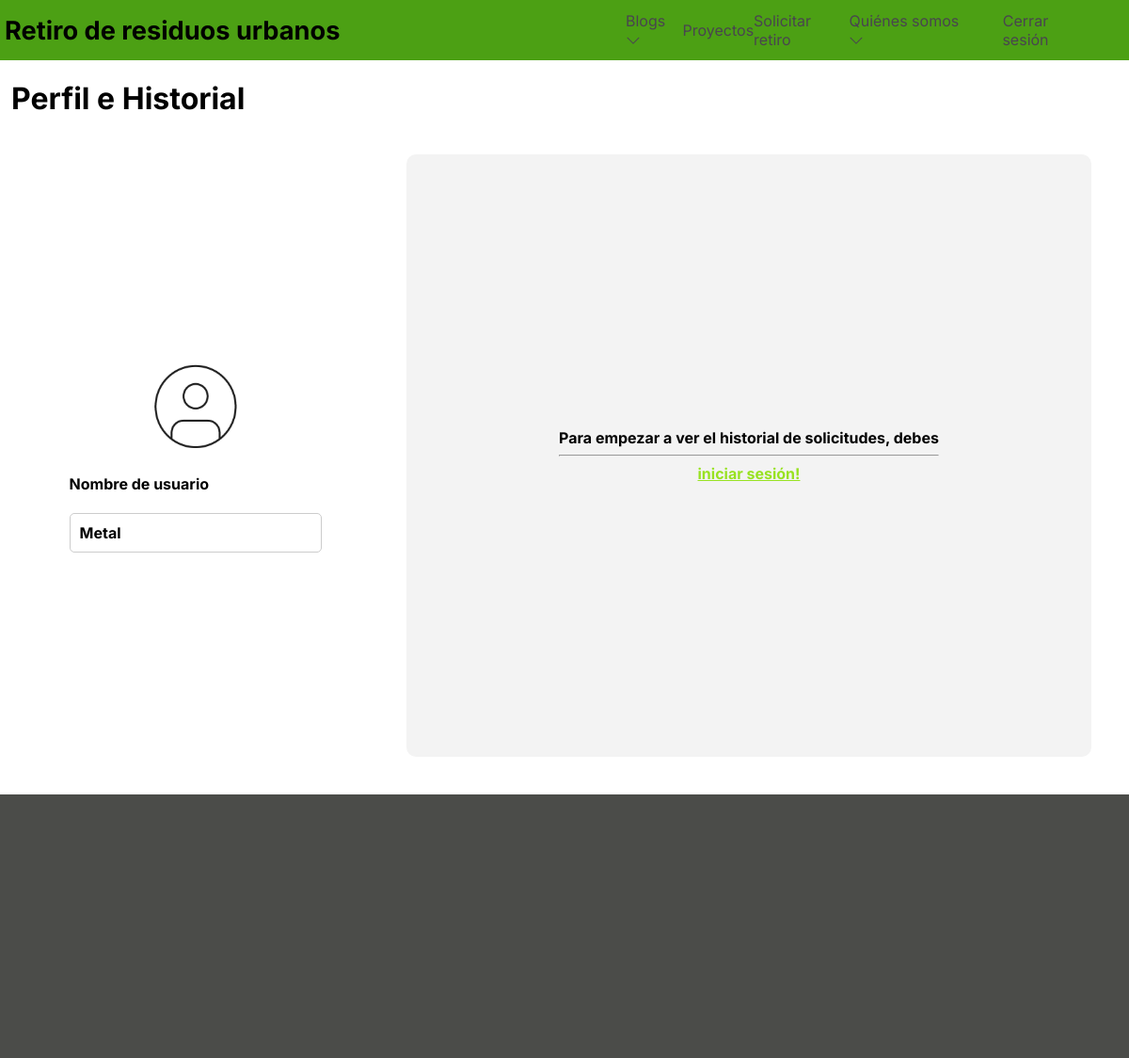
The page /historial/ (signed in) on the database as committed earlier.
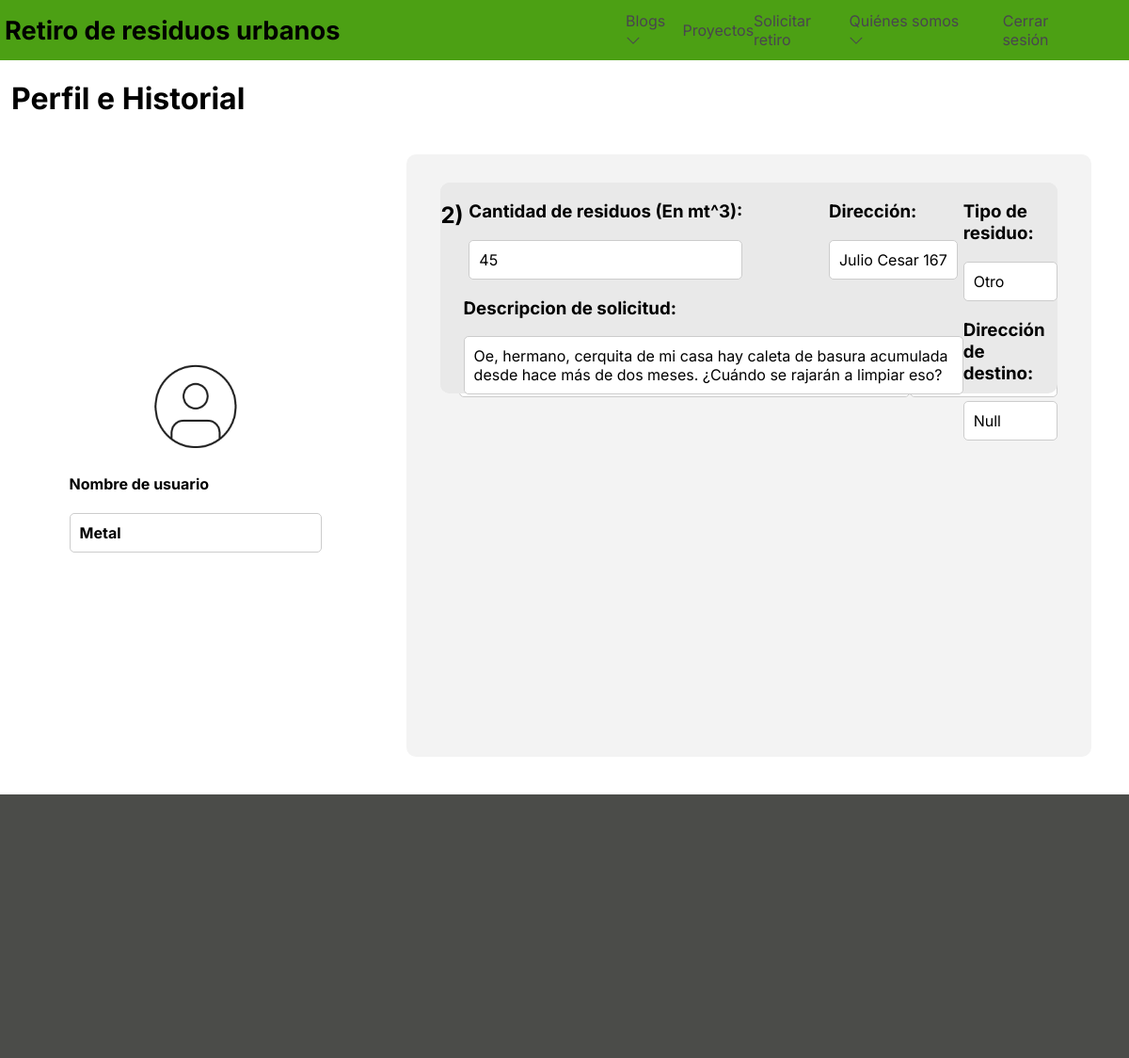
The same page on the database as committed later.
### core/models.py (models this page shows, shortened)
class SolicitudRetiro(models.Model):
    id = models.AutoField(primary_key=True)
    cant_residuos = models.IntegerField()
    tipo_residuo = models.ForeignKey(to=TipoResiduo, on_delete=models.CASCADE)
    direccion = models.CharField(max_length=100)
    descripcion = models.TextField(max_length=400, null=True)
    destino_final = models.CharField(max_length=100, null=True)
    ruta_optima = models.CharField(max_length=300, null=True)
    valor = models.IntegerField(null=True)
    usuario = models.ForeignKey(to=User, on_delete=models.CASCADE)

class TipoResiduo(models.Model):
    id = models.AutoField(primary_key=True)
    nombre_residuo = models.CharField(max_length=25)
    def __str__ (self):
        return self.nombre_residuo

### core/views.py (the view)
# urls.py: path('historial/', historial, name='historial'),
@login_required
def historial(request):
    registros = SolicitudRetiro.objects.filter(usuario = request.user.id)
    return render(request, 'historial.html', {"registros" : registros})

### core/templates/historial.html (shortened to what this page needs)
{% extends 'plantilla.html' %}
{% load static %}
{% block 'estilo' %}
    <link rel="stylesheet" href="{% static 'css/historial.css' %}">
{% endblock %}
{% block 'contenido' %}
<h1>Perfil e Historial</h1>
<section id="cuerpo">
    <section id="perfil">
        {% if request.user.is_authenticated %}
            <div id="imagenInformacion">
                <img src="{% static 'img/perfil.png' %}" alt="foto de perfil">
                <div id="informacionPerfil">
                    <h4>Nombre de usuario</h4>
                    <label for="" type="text"><strong>{{ request.user.username }}</strong>
                </div>
            </div>
        {% endif %}
    </section>
    <section id="historial">
        {% for registro in registros %}
        <div id="informacionHistorial">
            <div id="numero">
                <h2>{{ registro.id }})</h2>
            </div>
            <div id="informacion">
                <div id="cantidadDireccion">
                    <div>
                        <h3>Cantidad de residuos (En mt^3):</h3>
                        <label type="number" placeholder="Ej: 5"> {{ registro.cant_residuos }}
                     </div>
                     <div>
                        <h3>Dirección:</h3>
                        <label for="" type="text">{{ registro.direccion }}</label>
                     </div>
                 </div>
                 <div id="descripcionHistorial">
                     <h3>Descripcion de solicitud:</h3>
                     <label type="number" placeholder="Ej: 5"> {{ registro.descripcion }}
                 </div>
            </div>
            <div>
                <div id="tipoHistorial">
                    <h3>Tipo de residuo:</h3>
                    <label for="" type="text">{{ registro.tipo_residuo }}</label>
                </div>
                <div id="destinoHistorial">
                    <h3>Dirección de destino:</h3>
                    <label for="" type="text">Null</label>
                </div>
            </div>
        </div>
        {% empty %}
            <strong>Para empezar a ver el historial de solicitudes, debes <br>
                <hr>
                <center>
                    <a href="{% url 'login' %}" style="color: var(--color-title-btn)">iniciar sesión!</a>
                </center>
            </strong>
        {% endfor %}
    </section>
</section>
{% endblock %}

### core/templates/plantilla.html (shortened to what this page needs)
{% load static %}
<!DOCTYPE html>
<html lang="es">
<head>
    <link rel="stylesheet" href="{%static 'css/plantilla.css'%}">
    {% block 'estilo' %}
    {% endblock %}
</head>
<body>
     <header>
        <div class="header-container">
            <div class="titulo">
                <a href="{% url 'home' %}" style="text-decoration: none;"><strong>Retiro de residuos urbanos</strong></a>
            </div>
            <div class="links">
                <div>
                    <a href="#">Blogs
                        <svg xmlns="http://www.w3.org/2000/svg" width="16" height="16" fill="currentColor" class="bi bi-chevron-down" viewBox="0 0 16 16">
                            <path fill-rule="evenodd" d="M1.646 4.646a.5.5 0 0 1 .708 0L8 10.293l5.646-5.647a.5.5 0 0 1 .708.708l-6 6a.5.5 0 0 1-.708 0l-6-6a.5.5 0 0 1 0-.708"/>
                        </svg>
                    </a>
                    <a href="#">Proyectos</a>
                    {% if user.is_authenticated %}
                        {% if user.is_superuser %}
                            <a href="{% url 'pagAdmin' %}">Revisar solicitudes</a>
                        {% else %}
                            <a href="{% url 'retiro_residuos' %}">Solicitar retiro</a>
                        {% endif %}
                    {% else %}
                        <a href="{% url 'retiro_residuos' %}">Solicitar retiro</a>
                    {% endif %}
                    <a href="#">Quiénes somos
                        <svg xmlns="http://www.w3.org/2000/svg" width="16" height="16" fill="currentColor" class="bi bi-chevron-down" viewBox="0 0 16 16">
                            <path fill-rule="evenodd" d="M1.646 4.646a.5.5 0 0 1 .708 0L8 10.293l5.646-5.647a.5.5 0 0 1 .708.708l-6 6a.5.5 0 0 1-.708 0l-6-6a.5.5 0 0 1 0-.708"/>
                        </svg>
                    </a>
                    {% if user.is_authenticated %}
                        <form action="{% url 'logout' %}" method="post">
                            <button type="submit" class="btn-a">Cerrar sesión</button>
                        </form>
                    {% else %}
                        <a href="{% url 'login' %}">Iniciar sesión</a>
                    {% endif %}
                </div>
            </div>
        </div>
     </header>
    {% block 'contenido' %}
    {% endblock %}
    <footer>
    </footer>
</body>
</html>

### core/static/css/plantilla.css (style rules this page uses)
:root { --placeholder-text: #B9CBC2; --back-solid-color: #4CA014; --back-light-solid-color: #E7EAE6; --color-title-btn: #98E221; --footer-color: #4B4C49; --btn-color: #84CD2C; }
* { color: #000; font-family: "Inter", sans-serif; }
body { margin: 0px; height: 110vh; width: 100%; }
header { display: flex; flex-direction: column; justify-content: center; width: 100%; height: 4rem; background-color: var(--back-solid-color); }
.header-container { display: flex; flex-direction: row; justify-content: space-around; }
.titulo { display: flex; width: 50%; height: 100%; justify-content: flex-start; align-items: center; font-size: 1.7rem; }
.btn-a { background-color: transparent; border: none; cursor: pointer; }
footer { display: flex; height: 35vh; width: 100%; background-color: var(--footer-color); }

### core/static/css/historial.css (style rules this page uses)
#perfil { display: flex; width: 30%; align-items: center; justify-content: center; height: 80vh; }
#imagenInformacion { display: flex; flex-direction: column; width: 100%; align-items: center; }
#informacionPerfil { width: 80%; }
img { width: 30%; }
label { display: flex; padding: 10px; border: 1px solid #ccc; border-radius: 5px; background-color: #ffffff; }
h1 { display: flex; align-items: center; margin-left: 1%; }
#historial { display: flex; width: 65%; align-items: center; justify-content: center; height: 80vh; background-color: #F3F3F3; border-radius: 10px; position: relative; }
#cuerpo { display: flex; align-items: center; justify-content: space-between; margin: 40PX; }
#informacionHistorial { display: flex; background-color: #E9E9E9; width: 90%; height: 14rem; border-radius: 10px; top: 30px; position: absolute; justify-content: space-around; }
#cantidadDireccion { display: flex; width: 100%; justify-content: space-around; gap: 5rem; }
#informacion { display: flex; flex-direction: column; }

Rows that differ between the two databases and show on the page:
added SolicitudRetiro: id "2", cant_residuos "45", direccion "Julio Cesar 167", descripcion "Oe, hermano, cerquita de mi casa hay caleta de basura acumulada desde hace más de dos meses. ¿Cuándo se rajarán a limpiar eso?", tipo_residuo "Otro"
Other text that changed with them:
text no longer shown: "Para empezar a ver el historial de solicitudes, debes iniciar sesión!"
